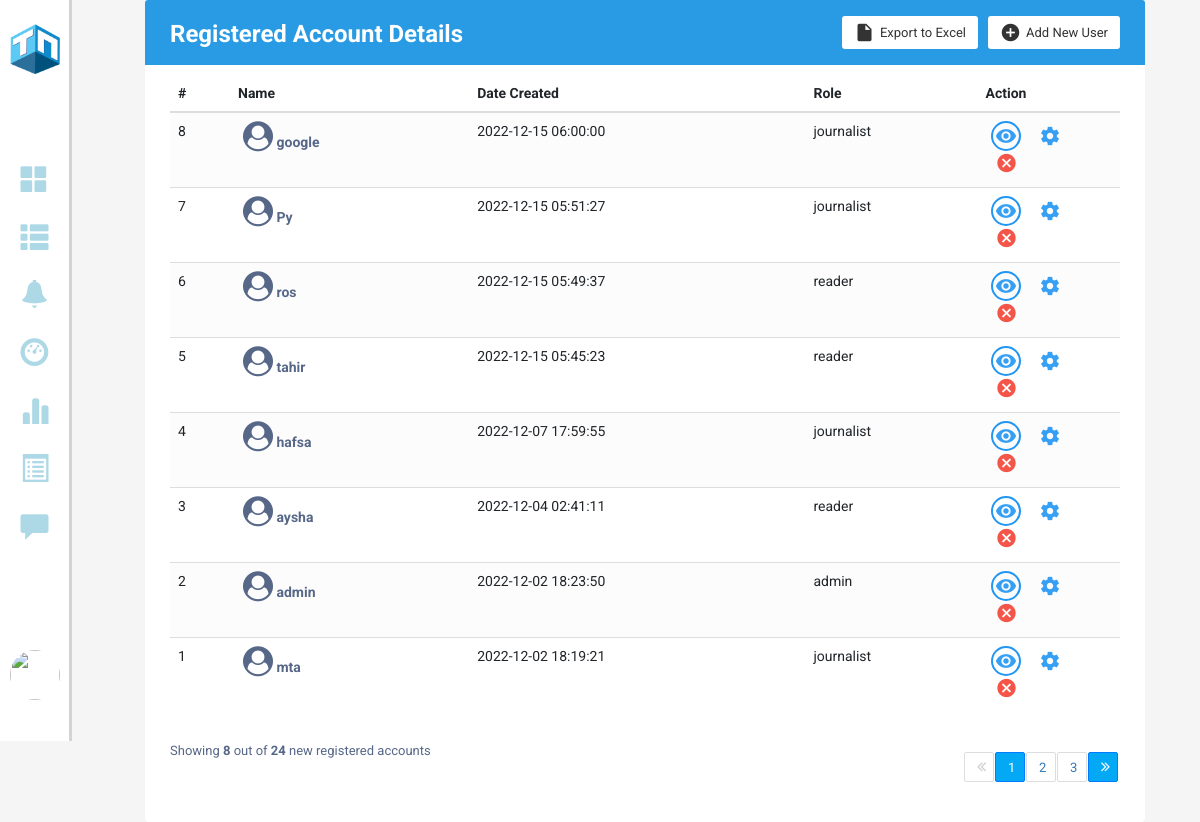
Screenshot of /Accountdetails (signed in) with the database file from the repository.
### models.py (models this page shows)
class Users(db.Model, UserMixin):
    id = db.Column(db.Integer,  primary_key = True, nullable = False)
    email = Column(String, nullable=False, unique = True)
    username = Column(String, nullable=False)
    role = Column(String, nullable=False)
    password = Column(String, nullable=False)
    profile_pic = Column(BLOB, nullable=False)
    mimetype = Column(String, nullable=False)
    status = Column(Boolean, nullable=False)
    created_at = Column(DateTime, server_default = func.now(), nullable=False)
    updated_at = Column(DateTime, server_default = func.now(), server_onupdate = func.now(), nullable=False)
    poster = db.relationship('Posts', backref=backref('poster'), cascade = 'all, delete')
    reporter = db.relationship('Reports', backref=backref('reporter'), cascade = 'all, delete')
    bookmarker = db.relationship('Bookmarks', backref=backref('bookmarker'), cascade = 'all, delete')
    notifier = db.relationship('Notifications', backref=backref('notifier'), cascade = 'all, delete')

### app.py (the view)
@app.route("/Accountdetails")
@login_required
def Account_details():
    signup = SignUpForm()
    signin = LoginForm()
    users = Users.query.order_by(Users.id.desc()).all()
    return render_template("AccountDetails.html", users = users, signup = signup, signin = signin)

### app.py (called while the page is built)
@login_manager.user_loader
def load_user(user_id):
    return Users.query.get(int(user_id))

### templates/AccountDetails.html (shortened to what this page needs)
<!DOCTYPE html>
<html lang="en">
<head>
    <link rel="stylesheet" type="text/css" href="/static/style.css">
    <link rel="stylesheet" href="https://stackpath.bootstrapcdn.com/bootstrap/4.5.0/css/bootstrap.min.css">
    <link rel="stylesheet" href="https://maxcdn.bootstrapcdn.com/font-awesome/4.7.0/css/font-awesome.min.css">
    <link rel="stylesheet" href="https://maxcdn.bootstrapcdn.com/bootstrap/3.3.6/css/bootstrap.min.css">
    <link rel="stylesheet" href="https://cdnjs.cloudflare.com/ajax/libs/font-awesome/4.7.0/css/font-awesome.min.css">
    <link rel="stylesheet" href="https://maxcdn.bootstrapcdn.com/bootstrap/3.3.7/css/bootstrap.min.css"
>
</head>
<body>
    <section class="GContent" style="background-color: #f2f3f4">
        {% include 'left_admin_menu.html' %}
        <div class="G1" style="width: 94%;">
            <div class="Gformat" style="width: 100%;">
                <div class="container-xl">
                    <div class="">
                        <div class="table-wrapper">
                            <div class="table-title">
                                <div class="row">
                                    <div class="col-sm-5">
                                        <h2 style="color: white">Registered Account <b>Details</b></h2>
                                    </div>
                                    <div class="col-sm-7">
                                        <a href="#" data-toggle="dropdown" class="btn btn-secondary"><i
                                                class="material-icons">&#xE147;</i>
                                            <span>Add New User</span></a>
                                        <a href="#" class="btn btn-secondary"><i class="material-icons">&#xE24D;</i>
                                            <span>Export to Excel</span></a>
                                    </div>
                                </div>
                            </div>
                            <table class="table table-striped table-hover">
                                <thead>
                                    <tr>
                                        <th>#</th>
                                        <th>Name</th>
                                        <th>Date Created</th>
                                        <th>Role</th>
                                        <th style="width: 15%;">Action</th>
                                    </tr>
                                </thead>
                                <tbody>
                                    {% for user in users %}
                                    <tr>
                                        <td>{{user.id}}</td>
                                        <td><a href="#"><i class="fa fa-user-circle" aria-hidden="true"
                                                    style="font-size: 30px;"></i> {{user.username}}</a></td>
                                        <td>{{user.created_at}}</td>
                                        <td>{{user.role}}</td>
                                        <td>
                                            <a href="#" class="view" title="View Account" data-toggle="tooltip"><i
                                                    class="material-icons">&#xE417;</i></a>
                                            <a href="#" class="settings" title="Settings" data-toggle="tooltip"><i
                                                    class="material-icons">&#xE8B8;</i></a>
                                            <a href="{{ url_for('delete_account', user_id = user.id) }}" class="delete" title="Delete Account" data-toggle="tooltip"><i
                                                    class="material-icons">&#xE5C9;</i></a>
                                        </td>
                                    </tr>
                                    {% endfor %}
                                </tbody>
                            </table>
                            <div class="clearfix">
                                <div class="hint-text">Showing <b>8</b> out of <b>24</b> new registered accounts</div>
                                <ul class="pagination">
                                    <li class="page-item disabled"><a href="#"><i class="fa fa-angle-double-left"
                                                style="margin-top: -8px;"></i></a></li>
                                    <li class="page-item active"><a href="#" class="page-link">1</a></li>
                                    <li class="page-item"><a href="#" class="page-link">2</a></li>
                                    <li class="page-item"><a href="#" class="page-link">3</a></li>
                                    <li class="page-item active "><a href="#" class="page-link"><i
                                                class="fa fa-angle-double-right" style="margin-top: -8px;"></i></a></li>
                                </ul>
                            </div>
                        </div>
                    </div>
                </div>
            </div>
        </div>
    </section>
</body>
</html>

### static/style.css (style rules this page uses)
body { margin: 0; padding: 0; font-family: Arial, Helvetica, sans-serif; }
.GContent .G1 { float: left; margin-left: 6%; padding: 0 4%; width: 64%; }
.Gformat { float: left; width: 75%; padding-left: 10px; }
.Gformat h2 { margin-top: 19px; font-size: 20px; font-weight: bold; color: black; margin-right: 6px; }
.table-wrapper { min-width: 1000px; background: #fff; padding: 20px; box-shadow: 0 1px 1px rgba(0, 0, 0, .05); }
.table-title { padding-bottom: 10px; margin: 0 0 10px; min-width: 100%; }
.table-title h2 { margin: 8px 0 0; font-size: 22px; }
table.table tr th, table.table tr td { border-color: #e9e9e9; }
table.table-striped tbody tr:nth-of-type(odd) { background-color: #fcfcfc; }
table.table td:last-child { width: 130px; }
table.table td a { color: #a0a5b1; display: inline-block; margin: 0 5px; }
table.table td a.view { color: #03A9F4; }
table.table td a.delete { color: #E34724; }
table.table td i { font-size: 19px; }
.pagination { float: right; margin: 0 0 5px; }
.pagination li a { border: none; font-size: 95%; width: 30px; height: 30px; color: #999; margin: 0 2px; line-height: 30px; border-radius: 30px !important; text-align: center; padding: 0; }
.pagination li.active a { background: #03A9F4; }
.pagination li.disabled i { color: #ccc; }
.pagination li i { font-size: 16px; padding-top: 6px }
.hint-text { float: left; margin-top: 6px; font-size: 95%; }
.table-wrapper { min-width: 1000px; background: #fff; padding: 20px 25px; border-radius: 3px; box-shadow: 0 1px 1px rgba(0, 0, 0, .05); }
.table-title { padding-bottom: 15px; background: #299be4; color: #fff; padding: 16px 30px; margin: -20px -25px 10px; border-radius: 3px 3px 0 0; }
.table-title h2 { margin: 5px 0 0; font-size: 24px; }
.table-title .btn { color: #566787; float: right; font-size: 13px; background: #fff; border: none; min-width: 50px; border-radius: 2px; border: none; outline: none !important; margin-left: 10px; }
.table-title .btn i { float: left; font-size: 21px; margin-right: 5px; }
.table-title .btn span { float: left; margin-top: 2px; }
table.table tr th, table.table tr td { border-color: #e9e9e9; padding: 12px 15px; vertical-align: middle; }
table.table tr th:first-child { width: 60px; }
table.table tr th:last-child { width: 100px; }
table.table td:last-child i { opacity: 0.9; font-size: 22px; margin: 0 5px; }
table.table td a { font-weight: bold; color: #566787; display: inline-block; text-decoration: none; }
table.table td a.settings { color: #2196F3; }
table.table td a.delete { color: #F44336; }
.pagination li a { border: none; font-size: 13px; min-width: 30px; min-height: 30px; color: #999; margin: 0 2px; line-height: 30px; border-radius: 2px !important; text-align: center; padding: 0 6px; }
.pagination li.active a, .pagination li.active a.page-link { background: #03A9F4; }
.hint-text { float: left; margin-top: 10px; font-size: 13px; }
.table-wrapper .btn { float: right; color: #333; background-color: #fff; border-radius: 3px; border: none; outline: none !important; margin-left: 10px; }
.table-title .btn { font-size: 13px; border: none; }
.table-title { color: #fff; padding: 16px 25px; margin: -20px -25px 10px; border-radius: 3px 3px 0 0; }
table.table tr th:last-child { width: 80px; }
table.table td a.view { width: 30px; height: 30px; color: #2196F3; border: 2px solid; border-radius: 30px; text-align: center; }
table.table td a.view i { font-size: 22px; margin: 2px 0 0 1px; }

### templates/AccountDetails.html (style rules this page uses)
body { color: #566787; background: #f5f5f5; font-family: 'Roboto', sans-serif; }

### rows the page displays
Users: id "8", username "google", created_at "2022-12-15 06:00:00", role "journalist"
Users: id "7", username "Py", created_at "2022-12-15 05:51:27", role "journalist"
Users: id "6", username "ros", created_at "2022-12-15 05:49:37", role "reader"
Users: id "5", username "tahir", created_at "2022-12-15 05:45:23", role "reader"
Users: id "4", username "hafsa", created_at "2022-12-07 17:59:55", role "journalist"
Users: id "3", username "aysha", created_at "2022-12-04 02:41:11", role "reader"
Users: id "2", username "admin", created_at "2022-12-02 18:23:50", role "admin"
Users: id "1", username "mta", created_at "2022-12-02 18:19:21", role "journalist"
